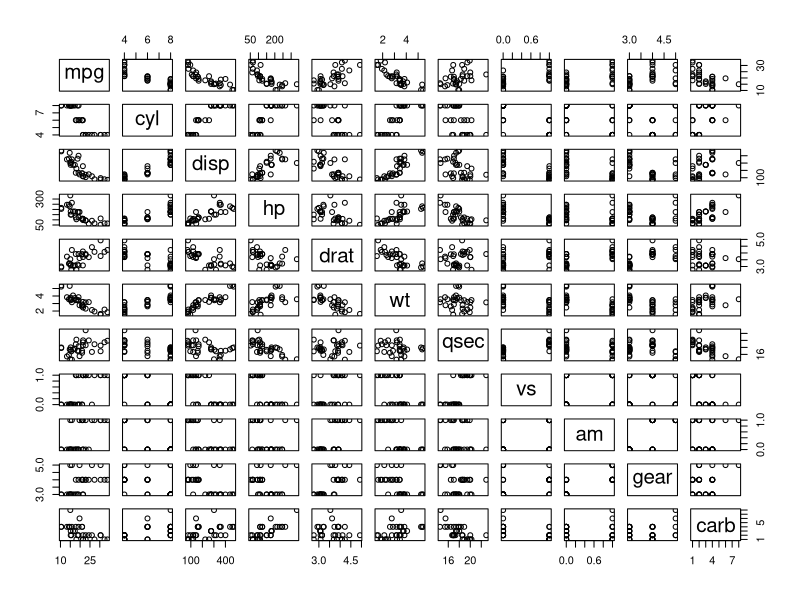
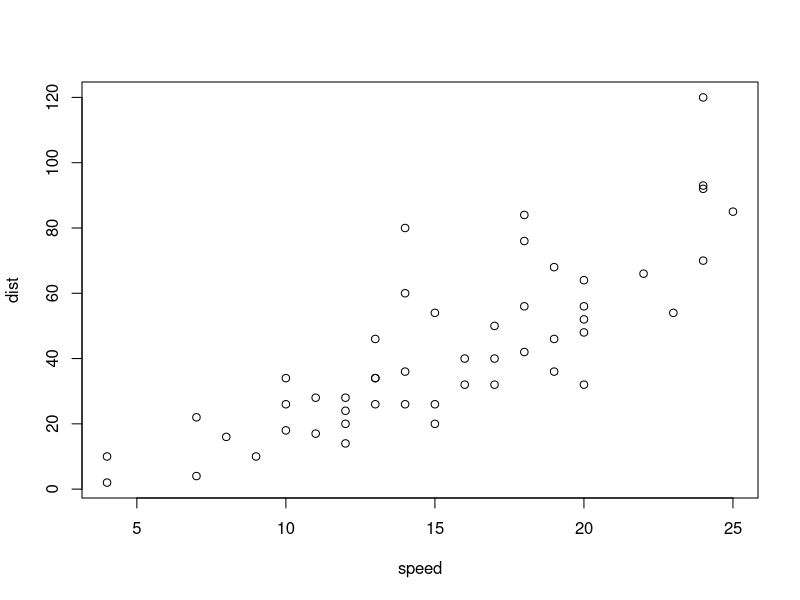

R code for these plots, in order:
## ---- chunk 1
#| fig-cap: 
#|   - Caption for first plot
#|   - Caption for second plot
#| lightbox: 
#|   group: cars
#|   description: 
#|     - This is the decription for first graph
#|     - This is the decription for second graph
plot(mtcars)
plot(cars)
